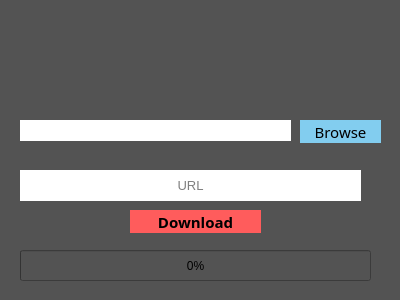
<?xml version="1.0" encoding="UTF-8"?>
<ui version="4.0">
 <class>Dialog</class>
 <widget class="QDialog" name="Dialog">
  <property name="geometry">
   <rect>
    <x>0</x>
    <y>0</y>
    <width>400</width>
    <height>300</height>
   </rect>
  </property>
  <property name="windowTitle">
   <string>Dialog</string>
  </property>
  <property name="styleSheet">
   <string notr="true">background-color: rgb(83, 83, 83);</string>
  </property>
  <widget class="QPushButton" name="brbtn">
   <property name="geometry">
    <rect>
     <x>300</x>
     <y>120</y>
     <width>81</width>
     <height>23</height>
    </rect>
   </property>
   <property name="font">
    <font>
     <family>Tw Cen MT</family>
     <pointsize>11</pointsize>
     <weight>50</weight>
     <bold>false</bold>
    </font>
   </property>
   <property name="styleSheet">
    <string notr="true"> border-radius: 20px;
background-color: qradialgradient(spread:pad, cx:0.5, cy:0.5, radius:0.5, fx:0.5, fy:0.5, stop:1 rgba(130, 205, 239, 255));</string>
   </property>
   <property name="text">
    <string>Browse</string>
   </property>
  </widget>
  <widget class="QPushButton" name="dnbtn">
   <property name="geometry">
    <rect>
     <x>130</x>
     <y>210</y>
     <width>131</width>
     <height>23</height>
    </rect>
   </property>
   <property name="font">
    <font>
     <family>Tw Cen MT</family>
     <pointsize>11</pointsize>
     <weight>75</weight>
     <bold>true</bold>
    </font>
   </property>
   <property name="styleSheet">
    <string notr="true"> border-radius: 20px;
background-color: rgb(255, 92, 92);</string>
   </property>
   <property name="text">
    <string>Download</string>
   </property>
  </widget>
  <widget class="QProgressBar" name="prb">
   <property name="geometry">
    <rect>
     <x>20</x>
     <y>250</y>
     <width>351</width>
     <height>31</height>
    </rect>
   </property>
   <property name="styleSheet">
    <string notr="true"/>
   </property>
   <property name="value">
    <number>0</number>
   </property>
   <property name="alignment">
    <set>Qt::AlignCenter</set>
   </property>
   <property name="textVisible">
    <bool>true</bool>
   </property>
   <property name="orientation">
    <enum>Qt::Horizontal</enum>
   </property>
   <property name="invertedAppearance">
    <bool>false</bool>
   </property>
  </widget>
  <widget class="QLabel" name="label">
   <property name="geometry">
    <rect>
     <x>-10</x>
     <y>-10</y>
     <width>411</width>
     <height>111</height>
    </rect>
   </property>
   <property name="autoFillBackground">
    <bool>false</bool>
   </property>
   <property name="styleSheet">
    <string notr="true"/>
   </property>
   <property name="text">
    <string/>
   </property>
   <property name="pixmap">
    <pixmap>C:/Users/Lenovo/Desktop/31ILGL3P0xL.png</pixmap>
   </property>
   <property name="scaledContents">
    <bool>true</bool>
   </property>
   <property name="alignment">
    <set>Qt::AlignCenter</set>
   </property>
   <property name="wordWrap">
    <bool>false</bool>
   </property>
   <property name="indent">
    <number>0</number>
   </property>
   <property name="openExternalLinks">
    <bool>false</bool>
   </property>
  </widget>
  <widget class="QLineEdit" name="bredit">
   <property name="geometry">
    <rect>
     <x>20</x>
     <y>120</y>
     <width>271</width>
     <height>21</height>
    </rect>
   </property>
   <property name="font">
    <font>
     <family>MS Shell Dlg 2</family>
     <pointsize>10</pointsize>
    </font>
   </property>
   <property name="styleSheet">
    <string notr="true">background-color: rgb(255, 255, 255);
 border-radius: 25px;</string>
   </property>
  </widget>
  <widget class="QLineEdit" name="dnedit">
   <property name="geometry">
    <rect>
     <x>20</x>
     <y>170</y>
     <width>341</width>
     <height>31</height>
    </rect>
   </property>
   <property name="font">
    <font>
     <family>MS Shell Dlg 2</family>
     <pointsize>10</pointsize>
    </font>
   </property>
   <property name="styleSheet">
    <string notr="true">background-color: rgb(255, 255, 255);
 border-radius: 25px;</string>
   </property>
   <property name="alignment">
    <set>Qt::AlignCenter</set>
   </property>
   <property name="placeholderText">
    <string>URL</string>
   </property>
   <property name="cursorMoveStyle">
    <enum>Qt::LogicalMoveStyle</enum>
   </property>
   <property name="clearButtonEnabled">
    <bool>false</bool>
   </property>
  </widget>
 </widget>
 <resources/>
 <connections/>
</ui>
